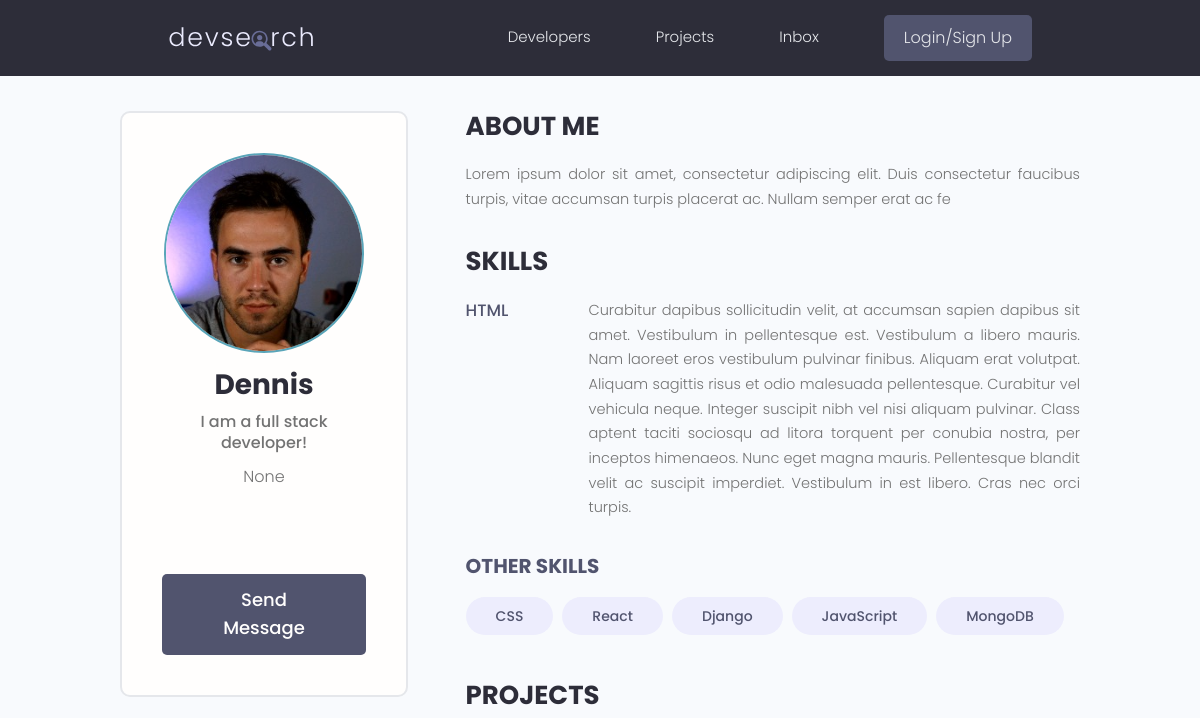
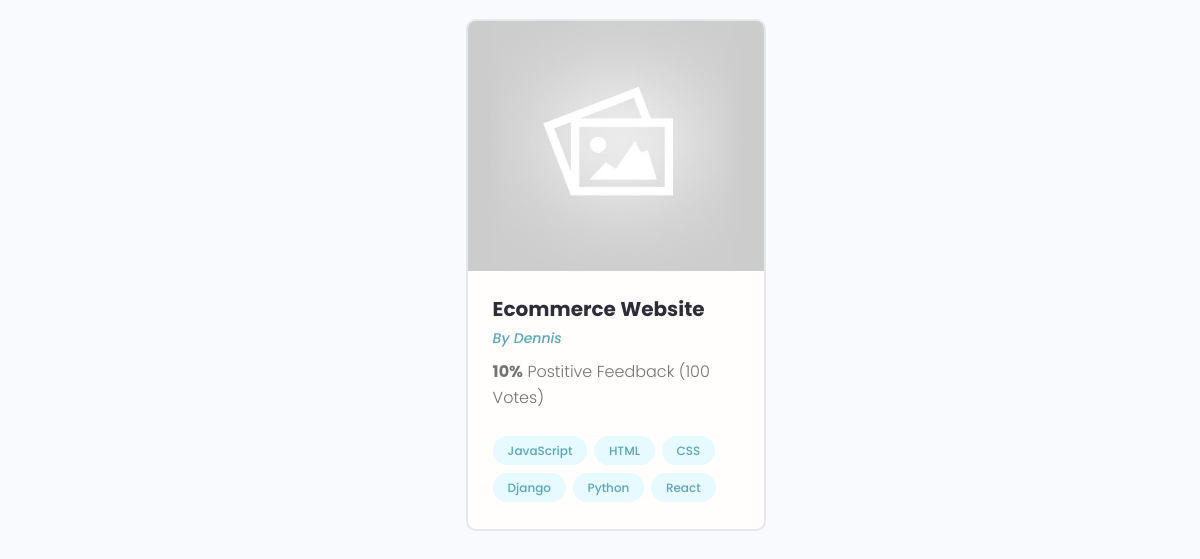
The page /profile/57ef4891-55c2-4d10-a05c-5409bc3adf9b/ on the database as committed earlier (2 pictures, top to bottom).
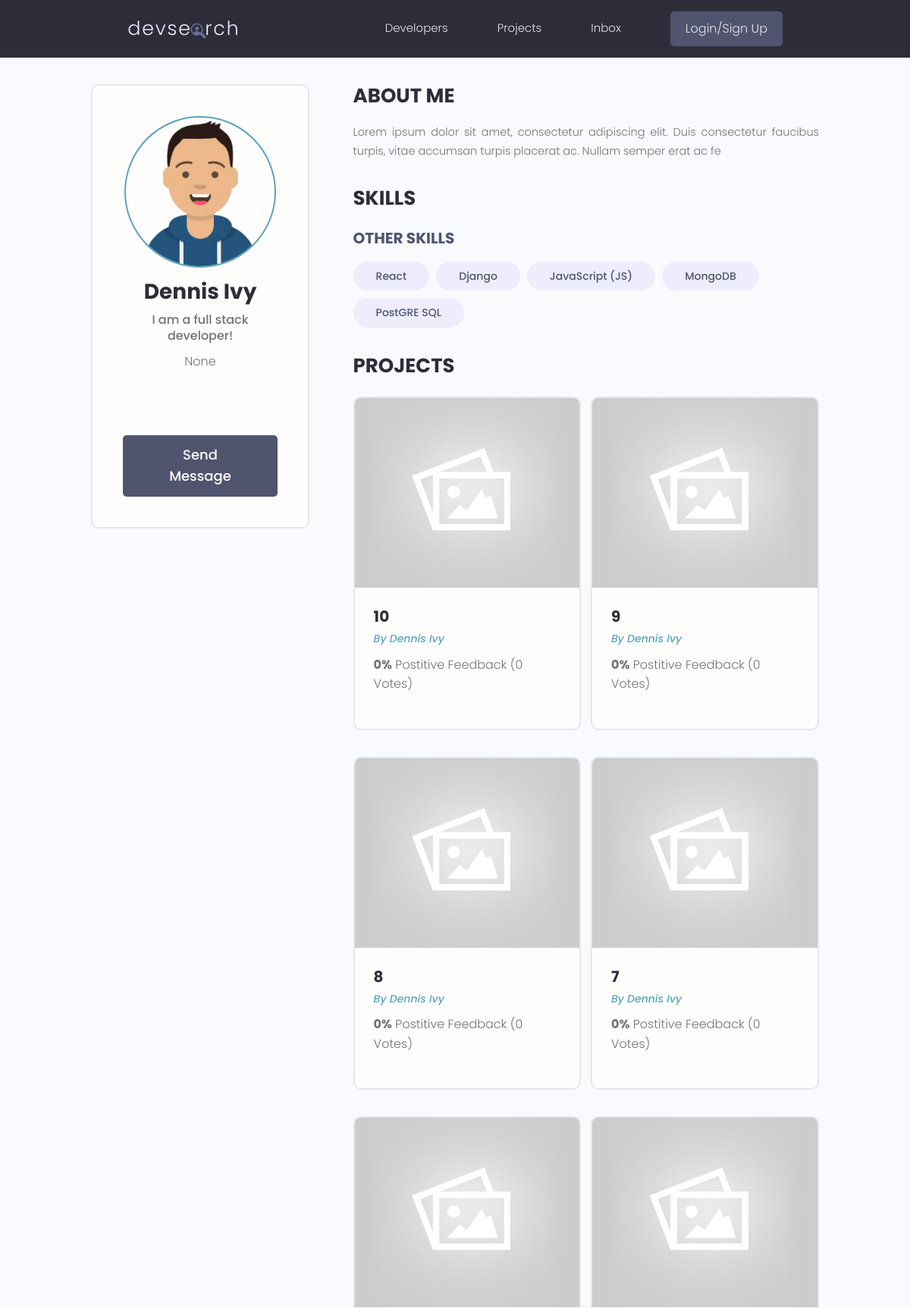
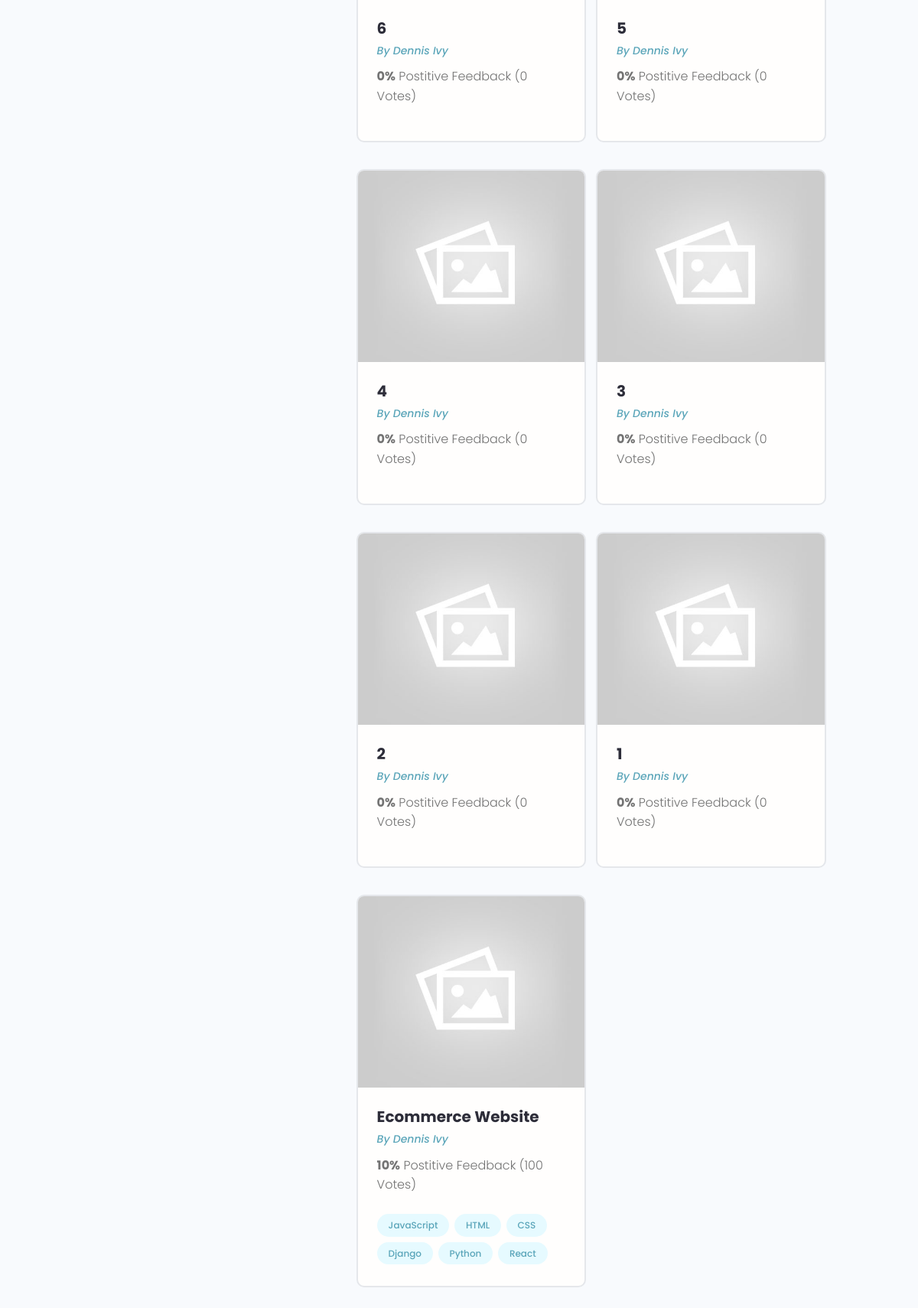
The same page on the database as committed later (2 pictures, top to bottom).
### users/models.py (models this page shows, shortened)
class Profile(models.Model):
    user = models.OneToOneField(
        User, on_delete=models.CASCADE, null=True, blank=True)
    name = models.CharField(max_length=200, blank=True, null=True)
    email = models.EmailField(max_length=500, blank=True, null=True)
    username = models.CharField(max_length=200, blank=True, null=True)
    location = models.CharField(max_length=200, blank=True, null=True)
    short_intro = models.CharField(max_length=500, blank=True, null=True)
    bio = models.TextField(blank=True, null=True)
    profile_image = models.ImageField(
        null=True, blank=True, upload_to='profiles/', default='profiles/user-default.png')
    social_github = models.CharField(max_length=200, blank=True, null=True)
    social_twitter = models.CharField(max_length=200, blank=True, null=True)
    social_linkedin = models.CharField(max_length=200, blank=True, null=True)
    social_youtube = models.CharField(max_length=200, blank=True, null=True)
    social_website = models.CharField(max_length=200, blank=True, null=True)
    created = models.DateTimeField(auto_now_add=True)
    id = models.UUIDField(default=uuid.uuid4, unique=True,
                          primary_key=True, editable=False)

class Skill(models.Model):
    owner = models.ForeignKey(
        Profile, on_delete=models.CASCADE, null=True, blank=True)
    name = models.CharField(max_length=200, null=True, blank=True)
    description = models.TextField(null=True, blank=True)
    created = models.DateTimeField(auto_now_add=True)
    id = models.UUIDField(default=uuid.uuid4, unique=True,
                          primary_key=True, editable=False)

### projects/models.py (models this page shows, shortened)
class Project(models.Model):
    owner = models.ForeignKey(Profile, null=True, blank=True, on_delete=models.SET_NULL)
    title = models.CharField(max_length=200)
    description = models.TextField(null=True, blank=True)  # not required field
    featured_image = models.ImageField(null=True, blank=True, default = 'default.jpg')
    demo_link = models.CharField(max_length=1000, null=True, blank=True)
    source_link = models.CharField(max_length=2000, null=True, blank=True)
    tags = models.ManyToManyField('Tag', blank=True)
    vote_total = models.IntegerField(default=0, null=True, blank=True)
    vote_ratio = models.IntegerField(default=0, null=True, blank=True)
    created = models.DateTimeField(auto_now_add=True)
    id = models.UUIDField(default=uuid.uuid4, unique=True,
                          primary_key=True, editable=False)
    class Meta:
        ordering = ['-created']

class Tag(models.Model):
    name = models.CharField(max_length=200)
    created = models.DateTimeField(auto_now_add=True)
    id = models.UUIDField(default=uuid.uuid4, unique=True,
                          primary_key=True, editable=False)
    def __str__(self):
        return self.name

### users/views.py (the view)
# urls.py: path('profile/<str:pk>/', views.userProfile, name='user-profile'),
def userProfile(request, pk):
    profile = Profile.objects.get(id=pk)
    topSkills = profile.skill_set.exclude(description__exact="")
    otherSkills = profile.skill_set.filter(description="")
    context = {'profile': profile, 'topSkills': topSkills,
               'otherSkills': otherSkills}
    return render(request, 'users/user-profile.html', context)

### users/templates/users/user-profile.html (shortened to what this page needs)
{% extends 'main.html' %} {% block content %}
<main class="profile my-md">
  <div class="container">
    <div class="layout">
      <div class="column column--1of3">
        <div class="card text-center">
          <div class="card__body dev">
            <img
              class="avatar avatar--xl"
              src="{{profile.profile_image.url}}"
            />
            <h2 class="dev__name">{{profile.name}}</h2>
            <p class="dev__title">{{profile.short_intro}}</p>
            <p class="dev__location">{{profile.location}}</p>
            <ul class="dev__social">
            </ul>
            <a href="#" class="btn btn--sub btn--lg">Send Message </a>
          </div>
        </div>
      </div>
      <div class="column column--2of3">
        <div class="devInfo">
          <h3 class="devInfo__title">About Me</h3>
          <p class="devInfo__about">{{profile.bio | slice:'150'}}</p>
        </div>
        <div class="devInfo">
          <h3 class="devInfo__title">Skills</h3>
          <div class="devInfo__skills">
            {% for skill in topSkills %}
            <div class="devSkill">
              <h4 class="devSkill__title">{{skill.name}}</h4>
              <p class="devSkill__info">{{skill.description}}</p>
            </div>
            {% endfor %}
            <h3 class="devInfo__subtitle">Other Skills</h3>
            <div class="devInfo__otherSkills">
              {% for skill in otherSkills %}
              <span class="tag tag--pill tag--sub tag--lg">
                <small>{{skill.name}}</small>
              </span>
              {% endfor %}
            </div>
          </div>
        </div>
        <div class="devInfo">
          <h3 class="devInfo__title">Projects</h3>
          <div class="grid grid--two">
            {% for project in profile.project_set.all %}
            <div class="column">
              <div class="card project">
                <a href="{% url 'project' profile.id %}" class="project">
                  <img
                    class="project__thumbnail"
                    src="{{project.featured_image.url}}"
                    alt="project thumbnail"
                  />
                  <div class="card__body">
                    <h3 class="project__title">{{project.title}}</h3>
                    <p>
                      <a class="project__author" href="{% url 'user-profile' project.owner.id %}"
                        >By {{project.owner.name}}</a
                      >
                    </p>
                    <p class="project--rating">
                      <span style="font-weight: bold"
                        >{{project.vote_ratio}}%</span
                      >
                      Postitive Feedback ({{project.vote_total}}
                      Vote{{project.vote_total|pluralize:"s"}})
                    </p>
                    <div class="project__tags">
                      {% for tag in project.tags.all %}
                      <span class="tag tag--pill tag--main">
                        <small>{{tag}}</small>
                      </span>
                      {% endfor %}
                    </div>
                  </div>
                </a>
              </div>
            </div>
            {% endfor %}
          </div>
        </div>
      </div>
    </div>
  </div>
</main>
{% endblock %}

Rows that differ between the two databases and show on the page:
removed Skill: name "HTML", description "Curabitur dapibus sollicitudin velit, at accumsan sapien dapibus sit amet. Vestibulum in pellentesque est. Vestibulum a libero mauris. Nam laoreet eros vestibulum pulvinar finibus. Aliquam erat volutpat. Aliquam sagittis risus et odio malesuada pellentesque. Curabitur vel vehicula neque. Integer suscipit nibh vel nisi aliquam pulvinar. Class aptent taciti sociosqu ad litora torquent per conubia nostra, per inceptos himenaeos. Nunc eget magna mauris. Pellentesque blandit velit ac suscipit imperdiet. Vestibulum in est libero. Cras nec orci turpis.", shown under "SKILLS"
removed Skill: name "CSS", shown under "OTHER SKILLS"
changed Profile "I am a full stack developer!": profile_image: a different picture; name "Dennis" → "Dennis Ivy"
changed Skill: name "JavaScript" → "JavaScript (JS)"
added Skill: name "PostGRE SQL", shown under "OTHER SKILLS"
added Project: featured_image (placeholder picture), title "10", owner.name "Dennis Ivy", vote_ratio "0", vote_total "0"
added Project: featured_image (placeholder picture), title "9", owner.name "Dennis Ivy", vote_ratio "0", vote_total "0"
added Project: featured_image (placeholder picture), title "8", owner.name "Dennis Ivy", vote_ratio "0", vote_total "0"
added Project: featured_image (placeholder picture), title "7", owner.name "Dennis Ivy", vote_ratio "0", vote_total "0"
added Project: featured_image (placeholder picture), title "6", owner.name "Dennis Ivy", vote_ratio "0", vote_total "0"
added Project: featured_image (placeholder picture), title "5", owner.name "Dennis Ivy", vote_ratio "0", vote_total "0"
added Project: featured_image (placeholder picture), title "4", owner.name "Dennis Ivy", vote_ratio "0", vote_total "0"
added Project: featured_image (placeholder picture), title "3", owner.name "Dennis Ivy", vote_ratio "0", vote_total "0"
added Project: featured_image (placeholder picture), title "2", owner.name "Dennis Ivy", vote_ratio "0", vote_total "0"
added Project: featured_image (placeholder picture), title "1", owner.name "Dennis Ivy", vote_ratio "0", vote_total "0"
changed through a linked row, Project "Ecommerce Website": owner.name "Dennis" → "Dennis Ivy"
